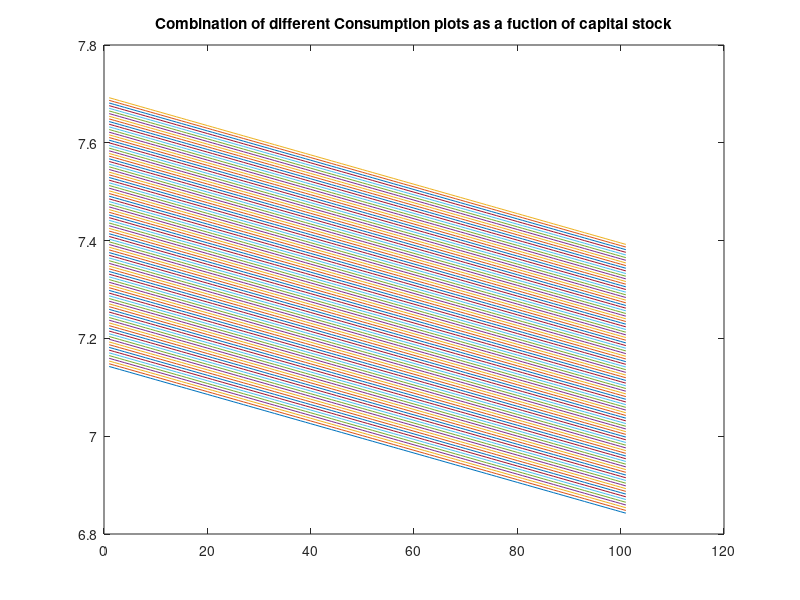
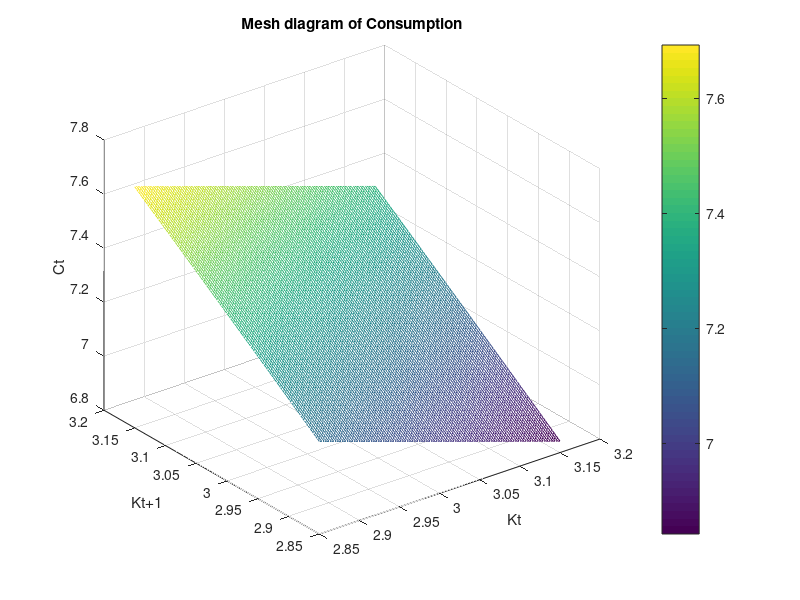
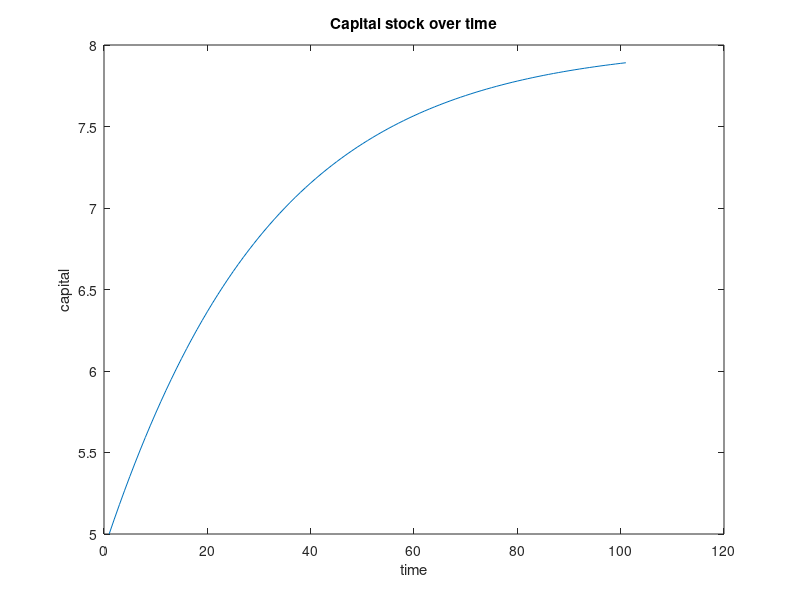
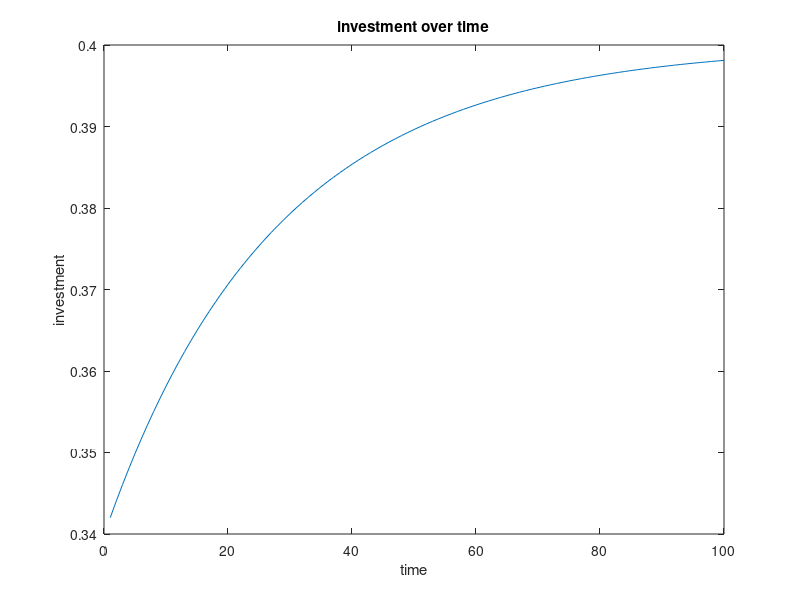

Write MATLAB code to recreate these figures, in order.

% %%%%%%%%%%%%%%%%%%%%%% PROBLEM SET ON MATLAB %%%%%%%%%%%%%%%%%%%%%%
clear all ;
clc;


% BASIC COMMANDS; pd; current directory, lookfor disp: search help for
% keywords; ls: list files on directory and disp: provide documentation
% clearvars remove everything in workspace
%   Question 1 (a)

A = [0 -1 2; -2 -1 4 ; 2 7 -3];
B = [-7 1 1; 7 -3 -2; 3 5 0];
y = [3;-1;2];

% (i)  Define C = AB
C0 = A*B ;

% (ii)  DeÖne C as the element-by-element matrix product of A and B

C1 = A.*B ;

% iii: For each case solve the linear equation Cx = y

x0 = C0\y ; 
x1 = C1\y ;

%% iv. DeÖne C = A + B. Find the largest element in each row of C. 
% Find the smallest element in each column of C.
large = zeros(3,1);
smallest = zeros(3,1);
C = A + B ;
for i = 1:size(C,1)
    large(i,1) = max(C(i,:)) ;
    smallest(i,1) = min(C(:,i));
end


%% iv: Assume theta_t is governed by the following law of motion

 % generate a random number 
theta_t = zeros(50,200) ;
for i = 1:size(theta_t,1)
    for j = 1:199
        r = rand;
        if r > 0.4
            theta_t(i,j+1) = theta_t(i,j) + 0.1 ;
        else
            theta_t(i,j+1) = theta_t(i,j) - 0.1 ;
        end
    end
    plot(theta_t(i,:))
    hold on
    title('50 stochastic plots of theta_t')
    xlabel('time')
    ylabel('sequences')

end
hold off


%% c: (i) Construct a grid for kt (and hence also kt+1) of g evenly spaced 
% points on the interval [2:85; 3:15]. Let g = 101.
gamma = 5; alpha = 0.35;  delta = 0.025;

kt = linspace(2.85,3.15,101); 
kt_1 = linspace(2.85,3.15,101);
ct = zeros(101);
for i = 1:101
    for j = 1:101
        ct(i,j) = gamma*kt(1,i)^(alpha) + (1-delta) * kt(1,i) - kt(1,j);
    end
    plot(ct(i,:))
    hold on
    title('Combination of different Consumption plots as a fuction of capital stock')
   
end
hold off
%
figure(3)
mesh(kt,kt_1,ct)
colorbar
title('Mesh diagram of Consumption')
xlabel('Kt')
ylabel('Kt+1')
zlabel('Ct')


%% QUESTION 2: The Neoclassical growth model with exogenous saving rate

alpha = 1/3;
delta = 0.05; sigma = 0.20;

capital = zeros(1,100); capital(1) = 5 ;
inv = zeros(1,100); output = zeros(1,100); consumption = zeros(1,100);
for t = 1:100
    capital(t+1) = (1-delta) * capital(t) + sigma*capital(t)^alpha ;
    inv(t) = sigma * capital(t)^alpha ;
    output(t) = capital(t)^alpha ;
    consumption(t) = (1-sigma) * capital(t);
end

% figure(7)
% plot(capital)
% hold on
% plot(inv)
% plot(output)
% plot(consumption)
% xlabel('time')
% ylabel('K,y,c,inv')
% hold off

%% Individual plots

figure(4)
plot(capital)
title('Capital stock over time')
xlabel('time')
ylabel('capital')

figure(5)
plot(inv)
title('investment over time')
xlabel('time')
ylabel('investment')

figure(6)
plot(output)
title('output over time')
xlabel('time')
ylabel('output')

figure(7)
plot(consumption)
title('consumption over time')
xlabel('time')
ylabel('consumption')
